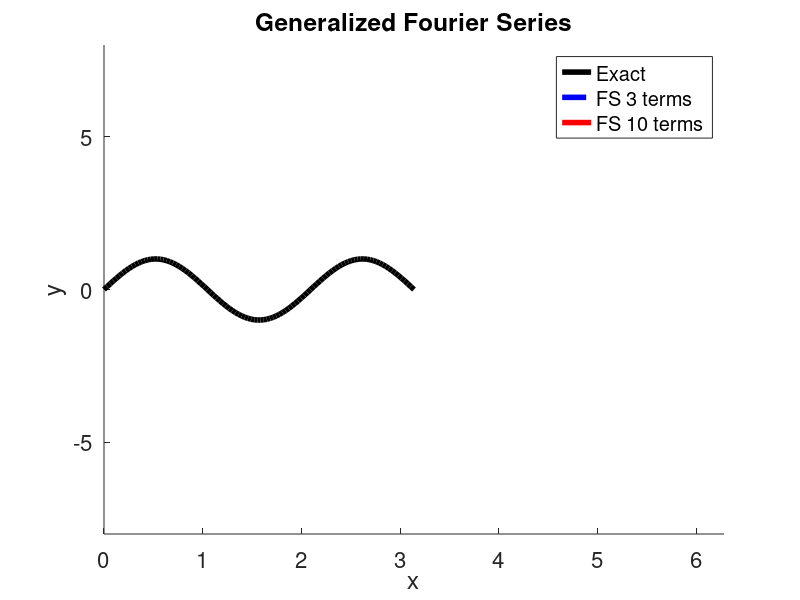

Here is the MATLAB script that generated this plot:
% Generalized Fourier Series Expansion
clear all; close all;

x = linspace(0,pi,100);
y = linspace(0,pi,100);
% function f(x) = x
y_exact = sin(3*x);
% expansion in gen FS from Lecture 9

y_GFS1 = 0;
for n = 1 : 3
      y_GFS1 = y_GFS1 + 3.*sin(n*pi)/(n^2 -9).*sin(n*x).*exp(-n*y).*(exp(2*n*y)-1) ;
end;

y_GFS2 = 0;
for n = 1 : 10
      y_GFS2 = y_GFS2 + 3.*sin(n*pi)/(n^2 -9).*sin(n*x).*exp(-n*y).*(exp(2*n*y)-1);
end;

%plot solution
figure; hold on;
plot(x,y_exact,'-k','LineWidth',4);
plot(x,y_GFS1,'b--', 'LineWidth',4);
plot(x,y_GFS2,'r.-', 'LineWidth',4);
set(gca,'fontsize',16);
title('Generalized Fourier Series');
xlabel('x');
ylabel('y');
legend('Exact','FS 3 terms', 'FS 10 terms','Location','NorthEast');
axis([0,2*pi,-8,8]);
hold off;